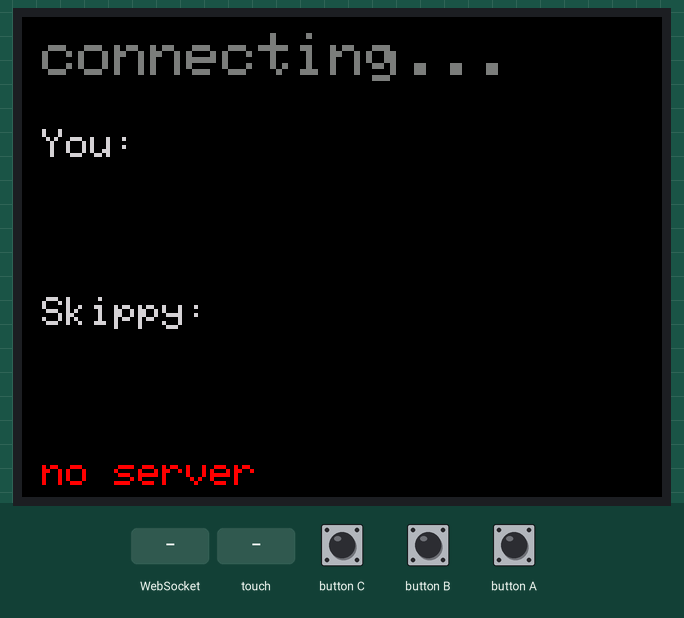
Recording of a program running on a simulated ESP32. On the bench: 320×240 colour display. The inputs (shaded band) are chosen by the test bench. WiFi joins after 1.5 s; servers stay silent unless stated; not simulated (calls return 0 or success): secrets.h; names the files do not define were given values by the test bench: SKIPPY_PORT = 80.

Above: at 2.9 s.
3.0 s: WebSocket text "start" received
At 3.6 s:
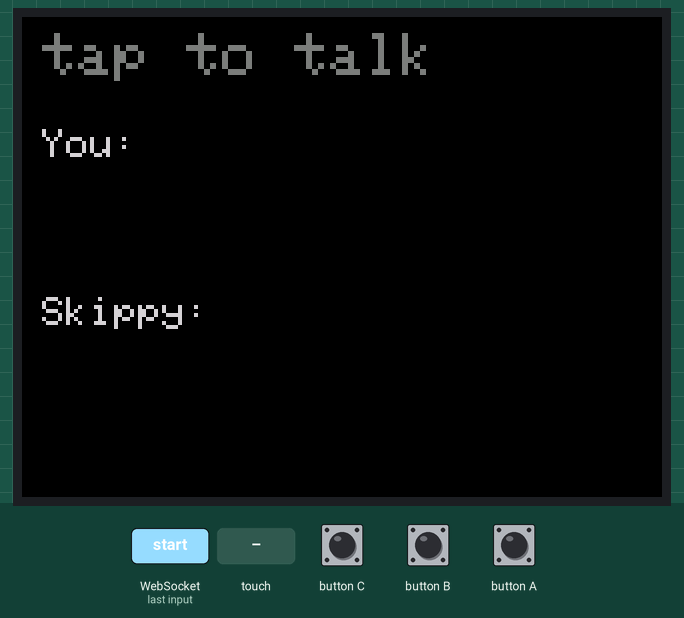
4.6 s: touch panel pressed at 13 % / 10 % of its raw x / y range
At 6.0 s:
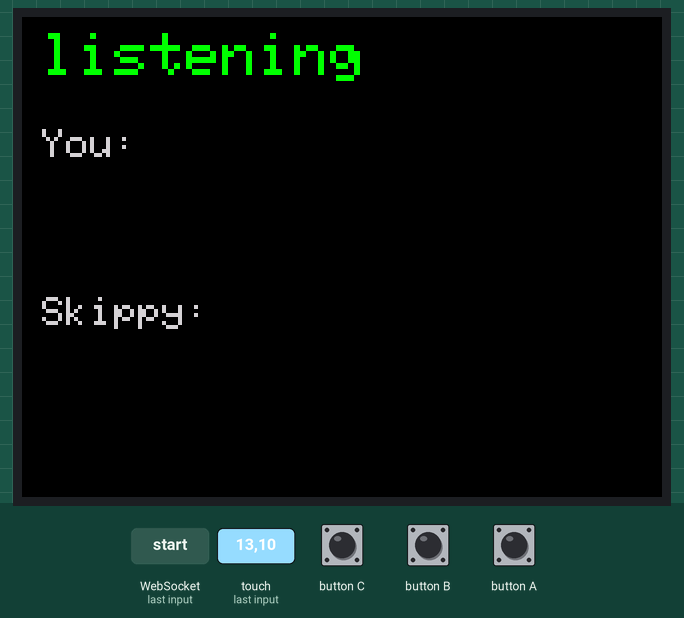
Timing chart, 0 to 7.6 s (numbered marks = the images above; inputs shaded):
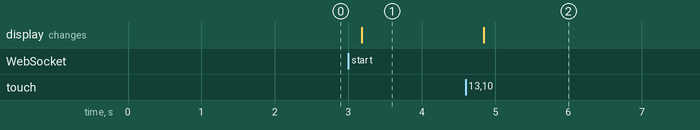

The program:

main.cpp
```cpp
// Skippy voice node for the M5Stack Core2.
//
// The device is a dumb terminal on purpose: it streams raw 16 kHz PCM up the
// websocket and plays raw PCM that comes back. VAD, transcription, the brain
// and the voice all live on the Mac Studio (skippy_voice.py), so a model swap
// on the server never touches this firmware.
//
// The one piece of intelligence it does need is I2S discipline. The Core2's
// PDM microphone and its speaker amplifier share the I2S clock lines with
// incompatible configurations, so the hardware is half-duplex: it cannot hear
// while it speaks. M5Unified owns that switch (M5.Mic <-> M5.Speaker), and the
// server's audio_start/audio_end messages are what drive it. Barge-in is
// therefore a tap on the screen, which sends {"type":"interrupt"}; the server
// answers with audio_cancel and this side throws away its buffered audio.
//
// Touch UX: tap to open a session and start listening. Tap while Skippy is
// talking to interrupt him. Hold ~1s to end the session (the server writes a
// summary of the conversation into project memory) and go back to idle.

#include <M5Unified.h>
#include <WiFi.h>
#include <WebSocketsClient.h>
#include <ArduinoJson.h>
#include "secrets.h"

static const int SAMPLE_RATE = 16000;
// 512 samples = 32 ms, the server's VAD window.
static const size_t MIC_CHUNK = 512;
// ~4 s of 16-bit PCM in PSRAM. The server sends audio faster than real time,
// which is what makes first-word latency low; this is where the rest waits.
static const size_t RING_SIZE = 128 * 1024;
static const uint32_t HOLD_TO_END_MS = 1000;

enum State { BOOTING, IDLE, LISTENING, THINKING, SPEAKING };

static WebSocketsClient ws;
static State state = BOOTING;
static bool wsConnected = false;
static bool sessionOpen = false;

static int16_t micBuf[MIC_CHUNK];

// Single-producer (websocket callback) / single-consumer (loop) ring buffer.
static uint8_t* ring = nullptr;
static volatile size_t ringHead = 0;  // write position
static volatile size_t ringTail = 0;  // read position
static int playbackRate = SAMPLE_RATE;

static String lastYou = "";
static String lastSkippy = "";

// --- ring buffer -----------------------------------------------------------

static size_t ringUsed() {
  size_t h = ringHead, t = ringTail;
  return h >= t ? h - t : RING_SIZE - t + h;
}

static void ringPush(const uint8_t* data, size_t len) {
  for (size_t i = 0; i < len; i++) {
    size_t next = (ringHead + 1) % RING_SIZE;
    if (next == ringTail) return;  // full: drop late audio rather than block the socket
    ring[ringHead] = data[i];
    ringHead = next;
  }
}

static size_t ringPop(uint8_t* out, size_t maxLen) {
  size_t n = 0;
  while (n < maxLen && ringTail != ringHead) {
    out[n++] = ring[ringTail];
    ringTail = (ringTail + 1) % RING_SIZE;
  }
  return n;
}

static void ringFlush() {
  ringTail = ringHead;
}

// --- display ---------------------------------------------------------------

static void draw() {
  M5.Display.startWrite();
  M5.Display.fillScreen(TFT_BLACK);
  M5.Display.setTextDatum(top_left);

  const char* label = "";
  uint16_t color = TFT_WHITE;
  switch (state) {
    case BOOTING:   label = "connecting..."; color = TFT_DARKGREY;  break;
    case IDLE:      label = "tap to talk";   color = TFT_DARKGREY;  break;
    case LISTENING: label = "listening";     color = TFT_GREEN;     break;
    case THINKING:  label = "thinking";      color = TFT_YELLOW;    break;
    case SPEAKING:  label = "speaking";      color = TFT_CYAN;      break;
  }
  M5.Display.setTextColor(color, TFT_BLACK);
  M5.Display.setTextSize(3);
  M5.Display.drawString(label, 10, 8);

  M5.Display.setTextSize(2);
  M5.Display.setTextColor(TFT_LIGHTGREY, TFT_BLACK);
  M5.Display.drawString("You:", 10, 56);
  M5.Display.setTextColor(TFT_WHITE, TFT_BLACK);
  M5.Display.setCursor(10, 80);
  M5.Display.println(lastYou.substring(0, 120));

  M5.Display.setTextColor(TFT_LIGHTGREY, TFT_BLACK);
  M5.Display.drawString("Skippy:", 10, 140);
  M5.Display.setTextColor(TFT_CYAN, TFT_BLACK);
  M5.Display.setCursor(10, 164);
  M5.Display.println(lastSkippy.substring(0, 120));

  if (!wsConnected) {
    M5.Display.setTextColor(TFT_RED, TFT_BLACK);
    M5.Display.drawString("no server", 10, 220);
  }
  M5.Display.endWrite();
}

static void setState(State next) {
  if (state == next) return;
  state = next;
  draw();
}

// --- half-duplex switch ----------------------------------------------------

static void audioToMic() {
  M5.Speaker.end();
  M5.Mic.begin();
}

static void audioToSpeaker() {
  M5.Mic.end();
  M5.Speaker.begin();
  M5.Speaker.setVolume(200);
}

// --- websocket -------------------------------------------------------------

static void sendControl(const char* type) {
  JsonDocument doc;
  doc["type"] = type;
  if (strcmp(type, "start") == 0) doc["duplex"] = false;  // we cannot hear ourselves talk
  String out;
  serializeJson(doc, out);
  ws.sendTXT(out);
}

static void onText(uint8_t* payload, size_t length) {
  JsonDocument doc;
  if (deserializeJson(doc, payload, length) != DeserializationError::Ok) return;
  const char* type = doc["type"];
  if (!type) return;

  if (strcmp(type, "state") == 0) {
    const char* s = doc["state"];
    if (!sessionOpen || !s) return;
    if (strcmp(s, "thinking") == 0)  setState(THINKING);
    // "listening"/"speaking" are driven locally by the audio bracket below,
    // because the I2S direction has to match what this side is actually doing.
  } else if (strcmp(type, "transcript") == 0) {
    lastYou = String((const char*)doc["text"]);
    draw();
  } else if (strcmp(type, "reply") == 0) {
    lastSkippy = String((const char*)doc["text"]);
    draw();
  } else if (strcmp(type, "audio_start") == 0) {
    playbackRate = doc["rate"] | SAMPLE_RATE;
    ringFlush();
    audioToSpeaker();
    setState(SPEAKING);
  } else if (strcmp(type, "audio_end") == 0 || strcmp(type, "audio_cancel") == 0) {
    if (strcmp(type, "audio_cancel") == 0) {
      ringFlush();
      M5.Speaker.stop();
    }
    // audio_end arrives when the server has *sent* everything, not when we
    // have played it; the loop drains the ring before flipping back to mic.
  }
}

static void onWsEvent(WStype_t type, uint8_t* payload, size_t length) {
  switch (type) {
    case WStype_CONNECTED:
      wsConnected = true;
      setState(sessionOpen ? LISTENING : IDLE);
      draw();
      break;
    case WStype_DISCONNECTED:
      wsConnected = false;
      sessionOpen = false;
      setState(BOOTING);
      break;
    case WStype_TEXT:
      onText(payload, length);
      break;
    case WStype_BIN:
      ringPush(payload, length);
      break;
    default:
      break;
  }
}

// --- setup / loop ----------------------------------------------------------

void setup() {
  auto cfg = M5.config();
  cfg.internal_mic = true;
  cfg.internal_spk = true;
  M5.begin(cfg);
  M5.Display.setRotation(1);
  M5.Touch.setHoldThresh(HOLD_TO_END_MS);

  ring = (uint8_t*)ps_malloc(RING_SIZE);

  draw();
  WiFi.begin(WIFI_SSID, WIFI_PASS);
  while (WiFi.status() != WL_CONNECTED) delay(100);

  String path = "/ws/voice";
  if (strlen(SKIPPY_TOKEN) > 0) path += String("?token=") + SKIPPY_TOKEN;
  ws.begin(SKIPPY_HOST, SKIPPY_PORT, path);
  ws.onEvent(onWsEvent);
  ws.setReconnectInterval(2000);
  // Disconnects show up in seconds, not minutes, when the Mac goes away.
  ws.enableHeartbeat(5000, 3000, 2);
}

static void handleTouch() {
  auto touch = M5.Touch.getDetail();

  // Hold to end the session: the server summarizes the conversation into
  // project memory, so this is "save and hang up", not just stop.
  if (sessionOpen && touch.wasHold()) {
    sendControl("end");
    sessionOpen = false;
    M5.Mic.end();
    M5.Speaker.stop();
    ringFlush();
    lastYou = lastSkippy = "";
    setState(IDLE);
    return;
  }

  if (!touch.wasClicked()) return;

  if (!sessionOpen) {
    if (!wsConnected) return;
    sendControl("start");
    sessionOpen = true;
    audioToMic();
    setState(LISTENING);
  } else if (state == SPEAKING) {
    sendControl("interrupt");  // barge-in, the half-duplex way
    ringFlush();
    M5.Speaker.stop();
  }
}

void loop() {
  M5.update();
  ws.loop();
  handleTouch();

  if (!sessionOpen) {
    delay(5);
    return;
  }

  if (state == LISTENING || state == THINKING) {
    // Mic streaming continues while the server thinks: the user restating or
    // extending the question mid-think is normal conversation, and the server
    // handles it as a new utterance.
    if (M5.Mic.isEnabled() && M5.Mic.record(micBuf, MIC_CHUNK, SAMPLE_RATE)) {
      if (wsConnected) ws.sendBIN((uint8_t*)micBuf, MIC_CHUNK * sizeof(int16_t));
    }
  } else if (state == SPEAKING) {
    static int16_t playBuf[2048];
    if (ringUsed() >= sizeof(playBuf) || (ringUsed() > 0 && !M5.Speaker.isPlaying())) {
      size_t got = ringPop((uint8_t*)playBuf, sizeof(playBuf));
      if (got > 0) M5.Speaker.playRaw(playBuf, got / 2, playbackRate, false, 1, 0);
    }
    // Reply fully played: flip the shared I2S bus back to the microphone.
    if (ringUsed() == 0 && !M5.Speaker.isPlaying()) {
      audioToMic();
      setState(LISTENING);
    }
  }
}
```

Measured:
- after the input at 3.0 s, the display: changes after 0.18 s (image 1)
- after the input at 4.6 s, the display: changes after 0.25 s (image 2)
